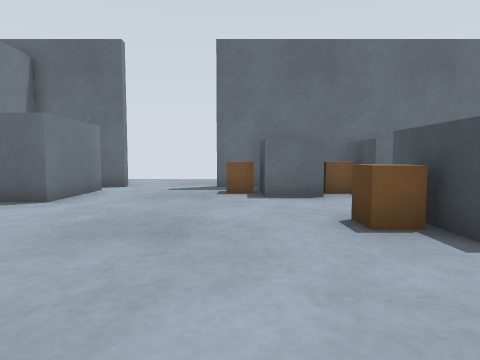
[1] (above)

24 first-person views from a walk through a Gazebo world. The camera is 0.5 m above the floor, tilts 4° down and sees 75° across. The floor is counted in squares, 0.5 m on a side. Each view is taken from the middle of a square. On the plan, view 1 faces up. The plan holds only what a view shows up to about 12 squares ahead; the rest is blank. The place goes on beyond the plan.

[2]
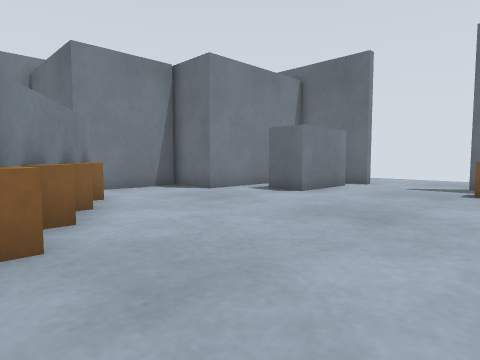

[3]
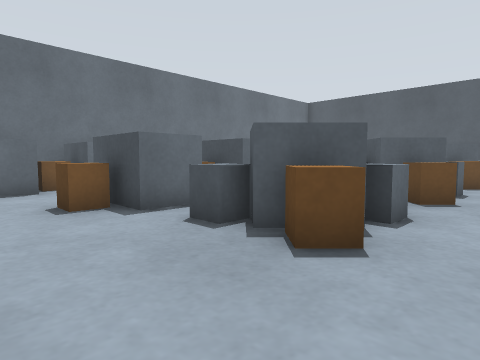

[4]
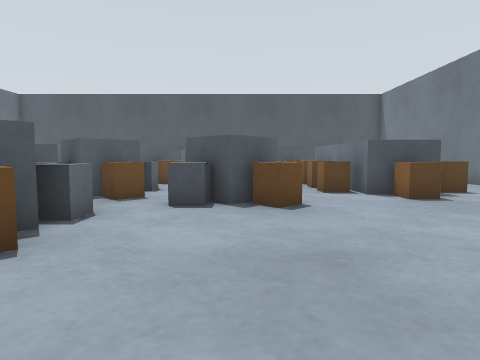

[5]
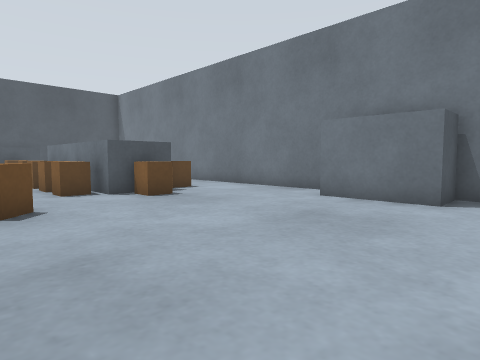

[6]
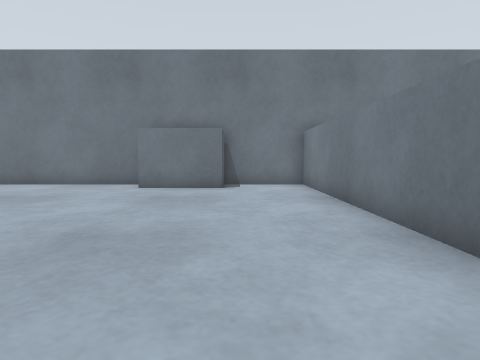

[7]
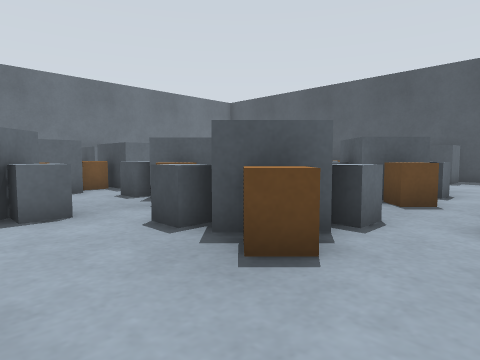

[8]
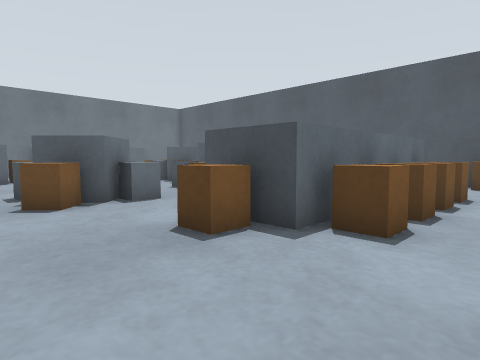

[9]
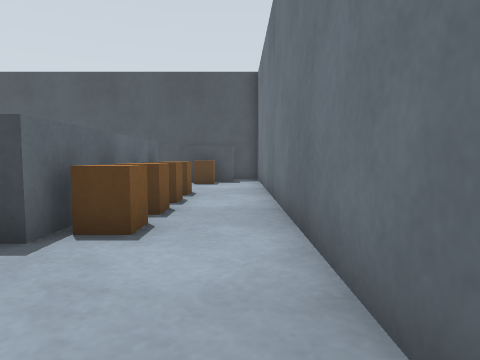

[10]
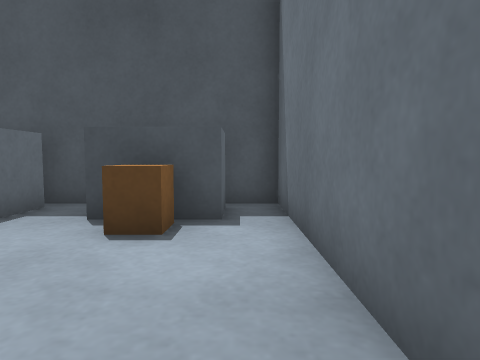

[11]
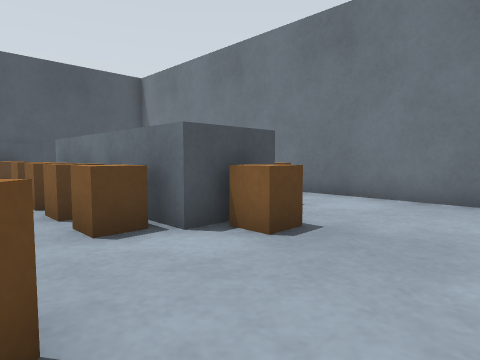

[12]
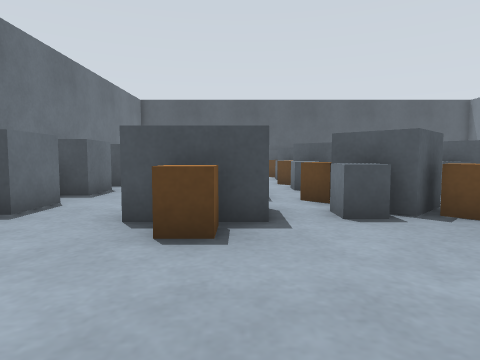

[13]
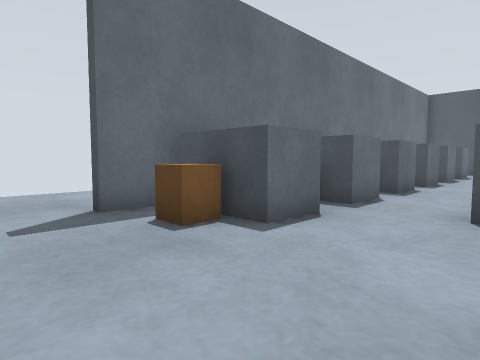

[14]
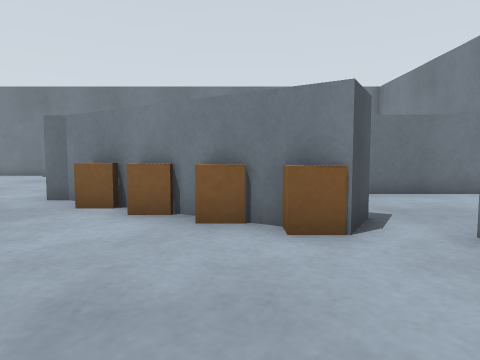

[15]
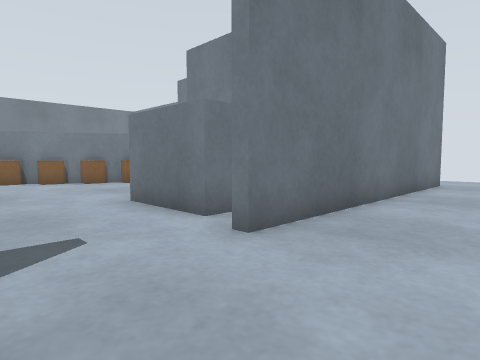

[16]
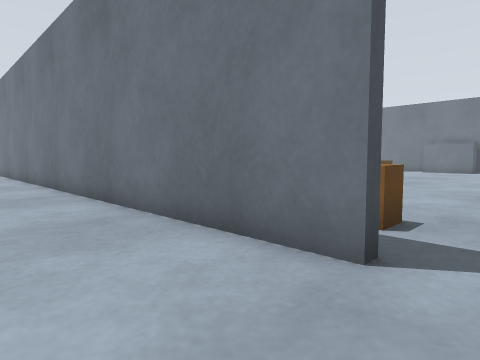

[17]
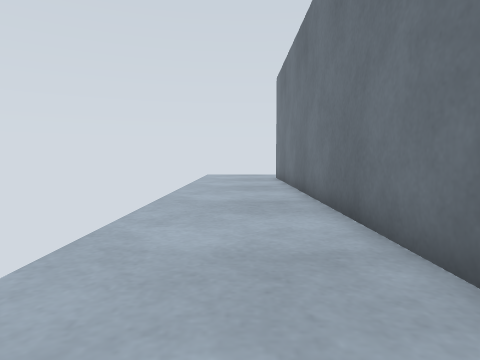

[18]
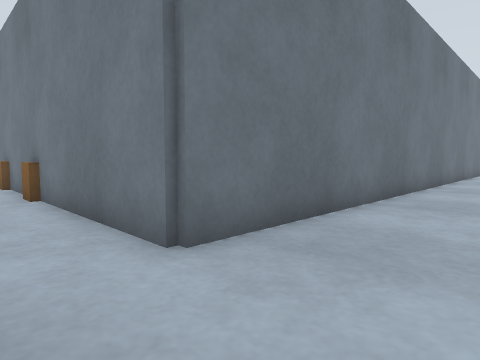

[19]
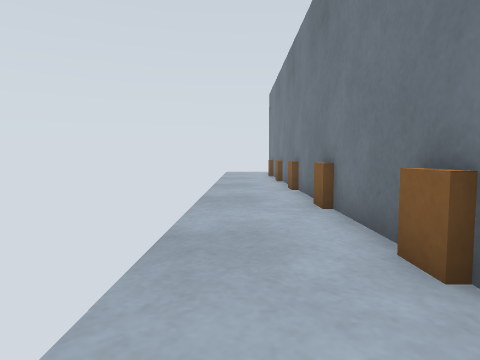

[20]
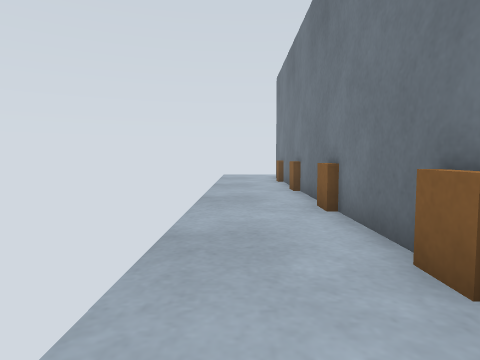

[21]
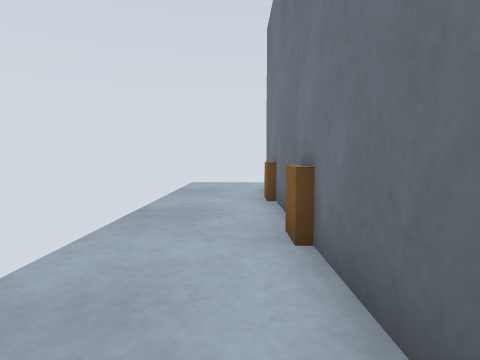

[22]
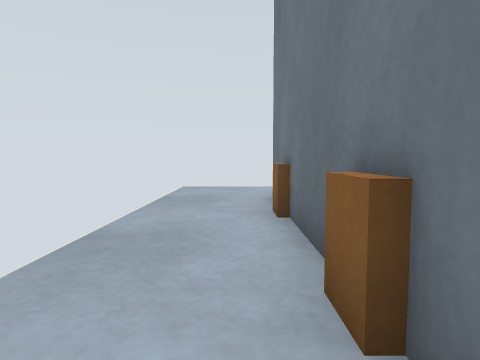

[23]
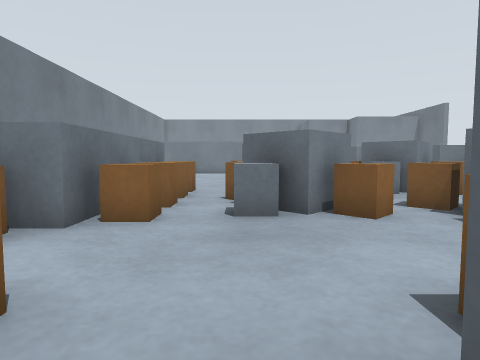

[24]
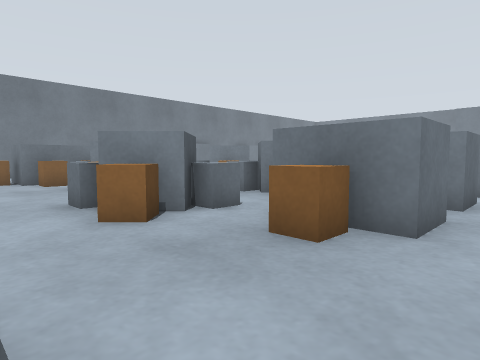

### Floor plan
Points are (right, up) in squares from view 1. A wall is a line through its corners. A room is listed if a view was taken in it or the views show most of it. See-through windows are left out.
Room 1 (views 1, 2, 3, 4, 5, 6, 7, 8, 9, 10, 11, 12, 13, 14, 15, 16, 17, 18, 19, 20, 21, 22, 23, 24)
walls: (10.2, 10.8) (-0.8, 10.8) (-0.8, 11.2) (20.2, 11.2) (20.2, 2.5); (-5.4, -11.8) (19.8, -11.8) (19.8, -6.5); (20.2, 0.6) (20.2, -12); (-13.9, -4.4) (-13.9, -6.2); (-14.1, 11.2) (-4, 11.2) (-4, 10.8) (-7.1, 10.8)
low walls: (-7.5, 2) (-6.6, 2) (-6.6, 1.5)
objects: grey box (-13, -3) to (-10, -3); counter (-8, 1) to (-5, 2); grey box (-6, 7) to (-4, 10); counter (-5, 0) to (-4, 0); counter (-4, -1); counter (-3, -1) to (-3, 0); counter (-2, -1); counter (-1, -11) to (-1, -2); brown box (0, 9) to (0, 10); grey box (1, 8) to (2, 10); grey box (2, -11) to (4, -10); brown box (2, 4) to (3, 5); brown box (2, 9); brown box (3, 0) to (4, 0); grey box (3, 1) to (5, 1); grey box (3, 2) to (4, 2); grey box (3, 4) to (4, 4); grey box (3, 6); brown box (3, 9) to (3, 10); grey box (4, 8) to (5, 10); grey box (5, 0) to (6, 0); brown box (5, 2) to (6, 2); other object (5, 5); brown box (6, -4) to (7, -3); grey box (6, -2) to (7, -2); grey box (6, 4) to (7, 6); grey box (6, 8) to (8, 8); other object (7, 4) to (8, 5); brown box (8, -8) to (8, -7); grey box (8, -4) to (9, -3); grey box (8, -3); other object (8, -2) to (9, -1); brown box (8, 0); grey box (8, 0) to (10, 2); grey box (8, 2); brown box (8, 5); brown box (9, -10) to (9, -9); grey box (9, -8) to (14, -7); brown box (9, -6) to (10, -5); grey box (9, 4) to (10, 6); grey box (9, 8) to (11, 8); brown box (10, -10) to (11, -9); brown box (10, -6) to (11, -5); grey box (10, 0); brown box (10, 2); brown box (11, -4) to (12, -3); grey box (11, -2) to (12, -2); grey box (11, 6) to (13, 6); brown box (12, -10) to (12, -9); brown box (12, -6) to (12, -5); grey box (12, -3); brown box (12, 0) to (13, 0); grey box (12, 2) to (13, 2); grey box (12, 4); brown box (13, -10) to (14, -9); brown box (13, -6) to (14, -5); grey box (13, -4) to (14, -3); brown box (13, -2) to (14, -1); grey box (13, 1) to (15, 1); brown box (13, 4) to (14, 5); grey box (14, 0) to (15, 0); brown box (14, 2) to (15, 2); brown box (15, -8) to (16, -7); brown box (17, -10) to (18, -9); brown box (17, -6) to (18, -6); brown box (17, -3) to (18, -2); grey box (18, -11) to (19, -9); grey box (18, -7) to (19, -7); grey box (18, -3) to (19, -1); brown box (20, -10); brown box (20, -6); brown box (20, -2); brown box (20, 1) to (20, 2); brown box (20, 5)

Where each view was taken, in squares from view 1:
view 1: 0 up, 0 right, facing up
view 2: 1 down, 1 right, facing up-left
view 3: 2 down, 0 right, facing up-right
view 4: 3 down, 0 right, facing right
view 5: 3 down, 0 right, facing down-right
view 6: 0 up, 1 right, facing down
view 7: 6 down, 4 right, facing up-right
view 8: 11 down, 5 right, facing up-right
view 9: 11 down, 5 right, facing right
view 10: 11 down, 13 right, facing right
view 11: 4 down, 5 right, facing down-right
view 12: 4 up, 2 left, facing right
view 13: 5 up, 3 left, facing up-right
view 14: 6 up, 6 left, facing down
view 15: 14 up, 1 left, facing down-left
view 16: 14 up, 2 left, facing down-right
view 17: 13 up, 4 right, facing right
view 18: 14 up, 22 right, facing down-left
view 19: 8 up, 22 right, facing down
view 20: 4 up, 22 right, facing down
view 21: 2 down, 21 right, facing down
view 22: 4 down, 21 right, facing down
view 23: 4 down, 19 right, facing left
view 24: 7 up, 17 right, facing down-left
